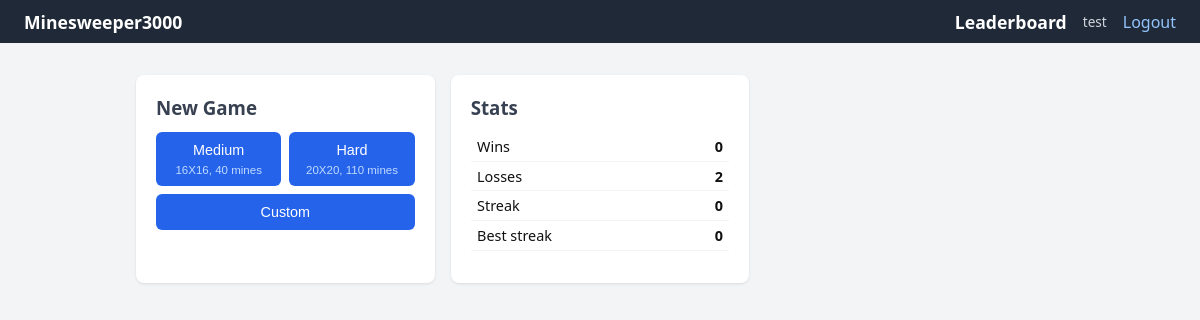
Page / (signed in) on the earlier database version.
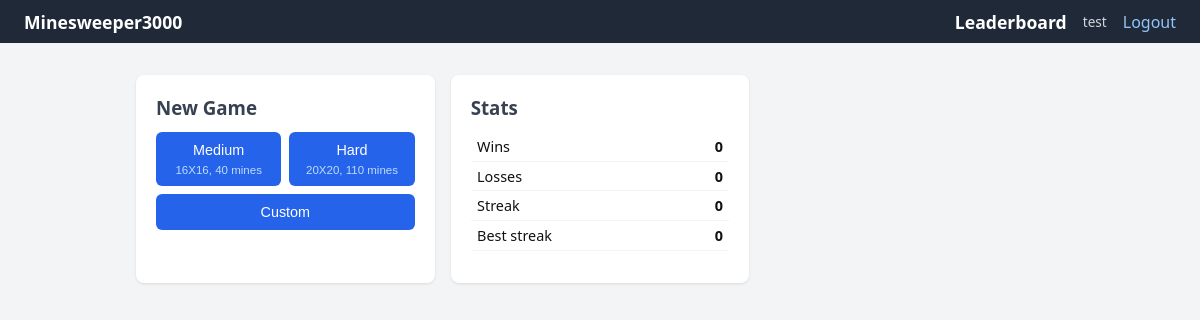
Same page on the later database version.
### models.py (models this page shows)
class User(SQLModel, table=True):
    id: int | None = Field(default = None, primary_key=True)
    name: str
    password: str

class UserStats(SQLModel, table=True):
    id: int = Field(default=None, primary_key=True)
    user_id: int = Field(foreign_key="user.id", unique=True)
    games_won: int = Field(default=0)
    games_lost: int = Field(default=0)
    current_streak: int = Field(default=0)
    best_streak: int = Field(default=0)

### main.py (the view)
@app.get("/", response_class=HTMLResponse)
async def home(request: Request, user: User = Depends(get_active_user), session: Session = Depends(get_session)):
    if not user:
        return RedirectResponse("/login")
    stats  = session.exec(select(UserStats).where(UserStats.user_id == user.id)).first()
    template = "home_partial.html" if request.headers.get("HX-Request") else "home.html"
    return templates.TemplateResponse(request, template, {
         "user": user, "stats": stats, "difficulties": G.difficulties})

### templates/home.html (shortened to what this page needs)
{% extends "index.html" %}
{% block content %}
<div class="home-grid">
    <section class="card">
        <h3>New Game</h3>
        <form hx-post="/game/new" hx-target="#main" hx-swap="innerHTML">
            <div class="diff-buttons">
                {% for name, d in difficulties.items() %}
                <button type="submit" name="difficulty" value="{{ name }}" class="{% if 'Mobile' in name or 'easy' in name %}mobile{% else %}desktop{% endif %}">
                    {{ name|capitalize }}
                    <small>{{ d.rows }}X{{ d.cols }}, {{ d.mines }} mines</small>
                </button>
                {% endfor %}
                <button type="button"
                    onclick="document.getElementById('custom-fields').classList.toggle('hidden')">
                    Custom
                </button>
            </div>
        </form>
    </section>
    <section class="card">
        <h3>Stats</h3>
        <table class="info-table">
            <tr><td>Wins</td> <td>{{ stats.games_won }}</td></tr>
            <tr><td>Losses</td> <td>{{ stats.games_lost }}</td></tr>
            <tr><td>Streak</td> <td>{{ stats.current_streak }}</td></tr>
            <tr><td>Best streak</td> <td>{{ stats.best_streak }}</td></tr>
        </table>
    </section>
</div>
{% endblock %}

### templates/index.html (shortened to what this page needs)
<!DOCTYPE html>
<html lang="pt-br">
    <head>
        <link rel="stylesheet" href="/static/style.css">
    </head>
    <body>
        <nav>
        <a href="/">Minesweeper3000</a>
        {% if user %}
        <div class="nav-right">
            <a href="/leaderboard">Leaderboard</a>
            <span class="nav-user">{{ user.name }}</span>
            <a href="/logout">Logout</a>
        </div>
        {% endif %}
        </nav>
        <main id="main">
            {% block content %}{% endblock %}
        </main>
    </body>
</html>

### static/style.css (style rules this page uses)
*, *::before, *::after { box-sizing: border-box; margin: 0; padding: 0; }
body { font-family: system-ui, sans-serif; background: #f3f4f6; color: #111; }
nav { background: #1f2937; color: white; padding: .6rem 1.5rem; display: flex; flex-direction: column; align-items: flex-start; gap: 1rem; }
nav a { color: #93c5fd; text-decoration: none; }
nav a:first-child { color: white; font-weight: 700; font-size: 1.1rem; }
.nav-right { display: flex; gap: 1rem; align-items: center; }
.nav-user { color: #d1d5db; font-size: .85rem; }
#main { max-width: 960px; margin: 2rem auto; padding: 0 1rem; }
h3 { margin-bottom: .75rem; color: #374151; }
.card { background: white; border-radius: 8px; padding: 1.25rem; box-shadow: 0 1px 3px rgba(0,0,0,.1); }
.home-grid { display: grid; grid-template-columns: 1fr; gap: 1rem; }
button, .btn { display: inline-block; padding: .5rem 1rem; background: #2563eb; color: white; border: none; border-radius: 6px; font-size: .9rem; cursor: pointer; text-decoration: none; }
.diff-buttons { display: flex; gap: .5rem; flex-wrap: wrap; margin-bottom: .5rem; }
.diff-buttons button { flex: 1; min-width: 90px; text-align: center; line-height: 1.4; }
.diff-buttons small { display: block; font-size: .72rem; color: #bfdbfe; margin-top: .1rem; }
.info-table { width: 100%; border-collapse: collapse; margin-bottom: .75rem; }
.info-table td { padding: .3rem .4rem; border-bottom: 1px solid #f3f4f6; font-size: .9rem; }
.info-table td:last-child { text-align: right; font-weight: 600; }
@media (min-width: 600px) { nav { flex-direction: row; justify-content: space-between; align-items: center; } }
@media (min-width: 600px) { .home-grid { grid-template-columns: repeat(2, 1fr); } }
@media (min-width: 900px) { .home-grid { grid-template-columns: repeat(3, 1fr); } }
.desktop { display: none; }
@media (min-width: 600px) { .desktop { display: inline-block; } }

Differences in the rows shown:
changed UserStats: games_lost "2" → "0"
